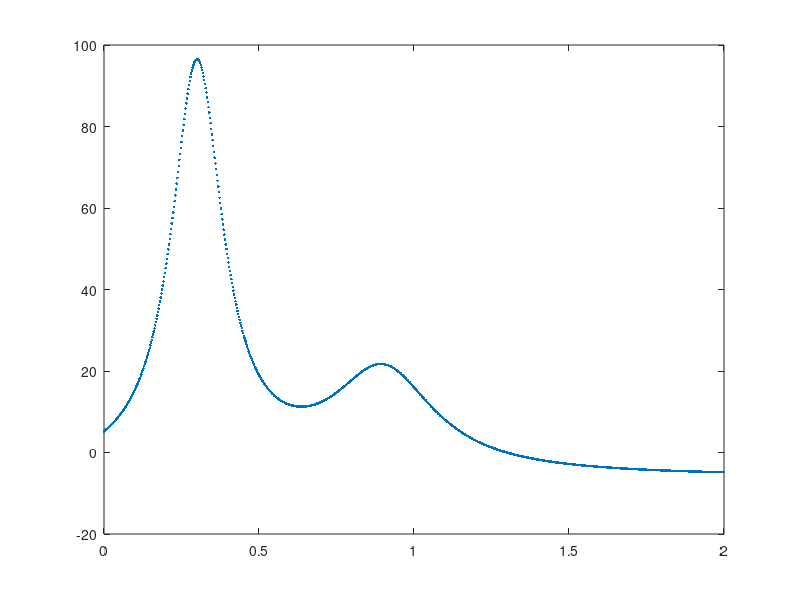

MATLAB code for this plot:
%FPLOTDEMO Demonstrate how to plot a function.



%	Copyright (c) 1984-94 by The MathWorks, Inc.



clf reset

echo on

clc

%   A function called FPLOT is used to plot a function.



%   Consider a function called HUMPS(x) that we've defined in 

%   an M-file on disk,



type humps

pause   % Strike any key to continue.



%   Let's plot this function on the interval from 0 to 2,



fplot('humps',[0,2]);



pause   % Strike any key to continue.



clc

%   Here are the points chosen by the adaptive strategy.



[x,y] = fplot('humps',[0,2]);

plot(x,y,'.')



echo off
